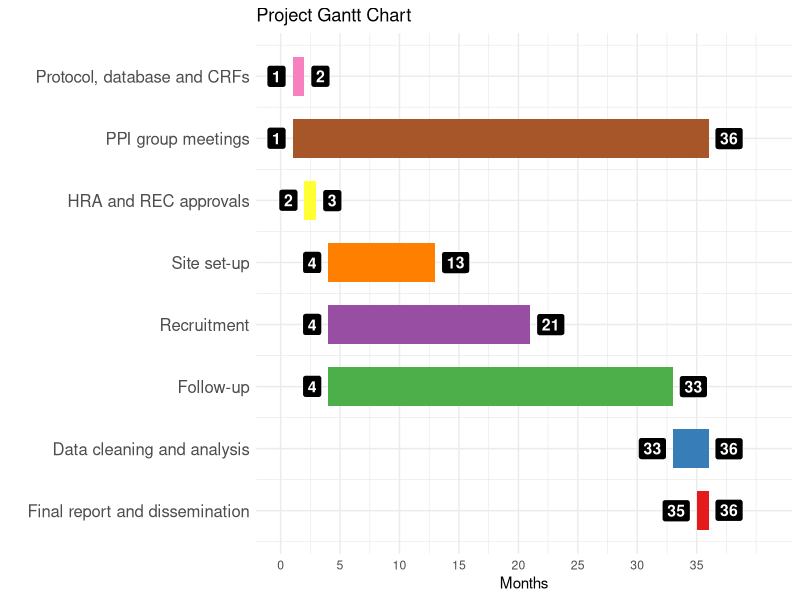

R code for this plot:
install.packages("ggplot2")
install.packages("ggrepel")
library(ggplot2)
library(ggrepel)

# Global variable to adjust the height of the bars
# Increase the bar_factor for thicker bars and decrease for thinner bars
bar_factor <- 2.5

# Function to create a data frame from task specifications
create_task_df <- function(name, start, end) {
  data.frame(name = name, start = start, end = end, stringsAsFactors = FALSE)
}

# Define tasks using 'task name', 'start month', and 'end month'
# Order tasks as you want them to appear on the chart (i.e. by start date and name)
tasks <- list(
  create_task_df("Protocol, database and CRFs", 1, 2),
  create_task_df("HRA and REC approvals", 2, 3),
  create_task_df("Site set-up", 4, 13),
  create_task_df("Recruitment", 4, 21),
  create_task_df("Follow-up", 4, 33),
  create_task_df("PPI group meetings", 1, 36),
  create_task_df("Data cleaning and analysis", 33, 36),
  create_task_df("Final report and dissemination", 35, 36)
)

# Combine tasks into one data frame
task_df <- do.call(rbind, tasks)

# Number of tasks
n_tasks <- nrow(task_df)

# Check if tasks are ordered by start date
if (!is.unsorted(task_df$start)) {
  # Reverse levels for y-axis ordering
  task_df$name <- factor(task_df$name, levels = rev(task_df$name))
} else {
  # If not ordered by start date, reorder tasks and print message for each task that was moved
  original_order <- task_df$name
  task_df$name <- factor(task_df$name, levels = rev(task_df$name[order(task_df$start)]))
  moved_tasks <- setdiff(original_order, task_df$name)
  
  if (length(moved_tasks) > 0) {
    message(paste("The following tasks were re-ordered based on their start date: ", paste(moved_tasks, collapse = ", ")))
  }
}

# Determine the maximum end date for scaling the x-axis
max_end_date <- max(task_df$end)

# Create Gantt chart
g <- ggplot(task_df, aes(fill = name)) +
  geom_rect(aes(xmin = start, xmax = end, ymin = as.numeric(name) - bar_factor / n_tasks, ymax = as.numeric(name) + bar_factor / n_tasks)) +
  geom_label_repel(aes(x = start, y = as.numeric(name), label = start), vjust = 0.5, hjust = 0.5, nudge_x = -0.1, size = 10/bar_factor, color = "white", fill = "black", family = "sans", fontface = "bold") +
  geom_label_repel(aes(x = end, y = as.numeric(name), label = end), vjust = 0.5, hjust = 0.5, nudge_x = 0.1, size = 10/bar_factor, color = "white", fill = "black", family = "sans", fontface = "bold") +
  scale_y_continuous(labels = levels(task_df$name), breaks = 1:nlevels(task_df$name)) +
  scale_x_continuous(breaks = seq(0, max_end_date, by = 5), limits = c(0, max_end_date + 5)) +
  labs(title = "Project Gantt Chart", x = "Months", y = "", fill = "") +
  theme_minimal() +
  theme(axis.text.y = element_text(size = 12), legend.position = "none") +
  scale_fill_brewer(palette = "Set1")

# Save to PDF, dimensions for A4 landscape (dimensions in points)
ggsave("gantt_chart.pdf", plot = g, width = 11.69, height = 8.27, units = "in")


